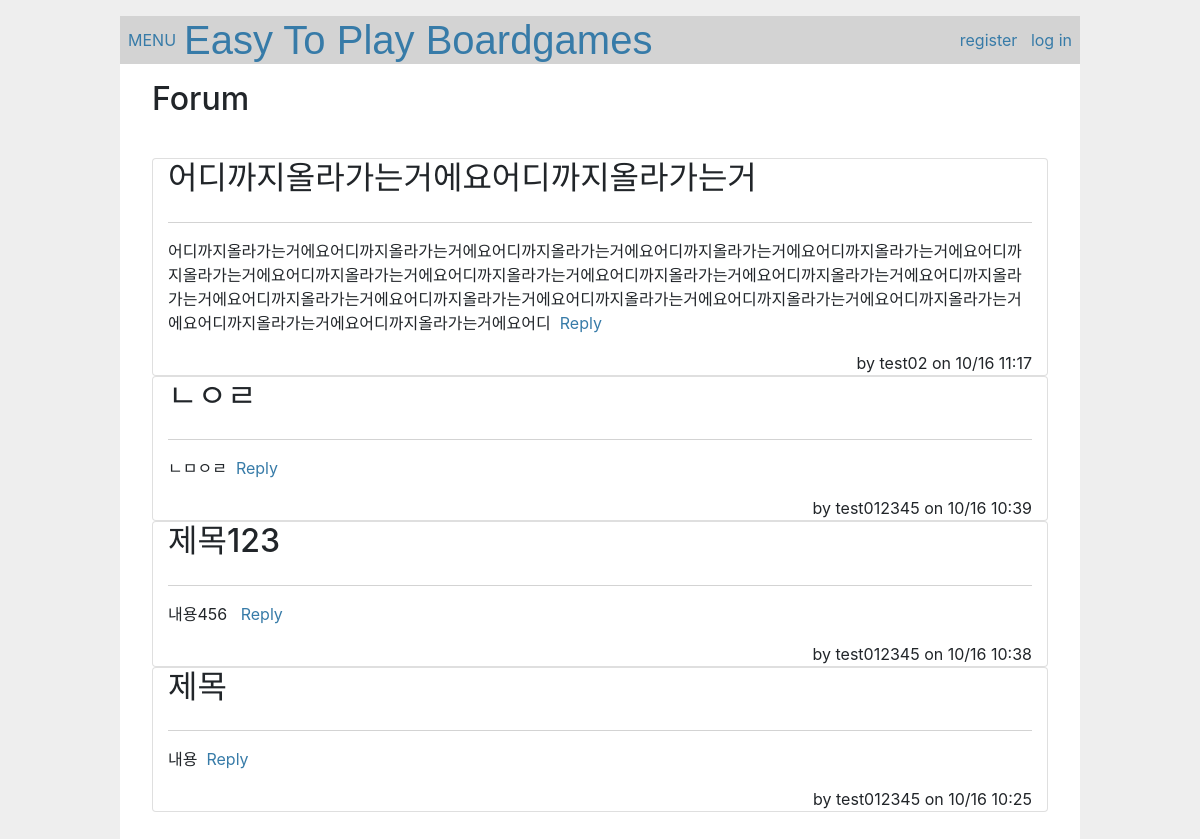
Before: /forum/ with the older database file.
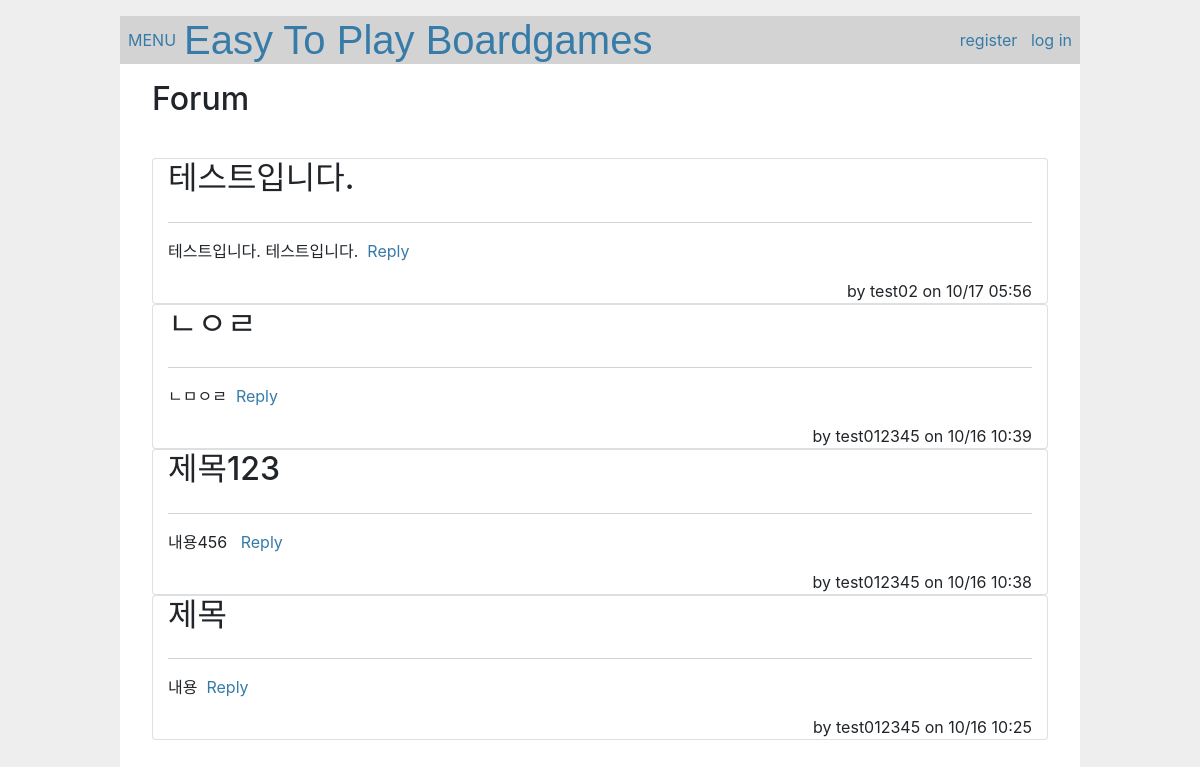
After: the same page with the newer database file.
### src/forum/models.py (models this page shows)
class Post(db.Model):
    __tablename__ = "posts"
    id = db.Column(db.Integer, primary_key=True)
    user_id = db.Column(db.Integer, db.ForeignKey("users.id"))
    title = db.Column(db.Text(20), nullable=False)
    body = db.Column(db.Text(200), nullable=False)
    created_at = db.Column(db.DateTime, default=datetime.now, nullable=False)
    updated_at = db.Column(db.DateTime, default=datetime.now,
                           onupdate=datetime.now, nullable=False)
    user = db.relationship('User', backref=db.backref('posts', lazy=True))

### src/crud/models.py (models this page shows, shortened)
class User(db.Model, UserMixin):
	__tablename__ = "users"
	id = db.Column(db.Integer, primary_key=True)
	username = db.Column(db.String(12), index=True, nullable=False)
	email = db.Column(db.String(100), unique=True, index=True, nullable=False)
	password_hash = db.Column(db.String)
	created_at = db.Column(db.DateTime, default=datetime.now, nullable=False)
	updated_at = db.Column(db.DateTime, default=datetime.now,
                        onupdate=datetime.now, nullable=False)
	@property
	def password(self):
		raise AttributeError("비밀번호 오류")

### src/forum/views.py (the view)
@forum.route("/")
def index():
	posts_query = (
		select(Post)
		.join(User, User.id == Post.user_id)
		.order_by(desc(Post.created_at))
	)
	posts = db.session.execute(posts_query).scalars().all()
	delete_form = DeleteForm()
	create_form = PostForm()
	return render_template("forum/index.html", posts=posts, delete_form=delete_form,
                        create_form=create_form)

### src/forum/templates/forum/index.html (shortened to what this page needs)
{% extends 'home/base.html' %}
{% block content %}
<div class="p-3">
<h2>Forum</h2>
<div class="d-flex flex-row-reverse">
</div>
{% for post in posts %}
<div class="card col-md-12">
		<header class="d-flex justify-content-between">
			<h2>{{ post.title }}</h2>
		</header>
		<hr>
		<div class="d-flex flex-row">
			<p class="body">{{ post.body }}&nbsp;
				{% if current_user.id == post.user.id and current_user.is_authenticated %}
				<a href="{{ url_for('forum.edit_post', post_id=post.id) }}">Edit</a>
				{% else %}
				<a href="{{ url_for('forum.index', post_id=post.id) }}">Reply</a>
				{% endif %}
			</p>
		</div>
		<div class="d-flex flex-row-reverse">
			<div class="about">by {{ post.user.username }} on {{ post.created_at.strftime('%m/%d %H:%M') }}</div>
		</div>
</div>
{% endfor %}
{% endblock %}

### src/home/templates/home/base.html (shortened to what this page needs)
<!DOCTYPE html>
<html lang="ko-kr">
<head>
	<link rel="stylesheet" href="{{ url_for('static', filename='css/bootstrap.min.css') }}">
	<link rel="stylesheet" href="{{ url_for('static', filename='css/style.css') }}">
</head>
<body>
	<div id="main-content">
		<nav>
			<a href="#" id="menu-button">MENU</a>
			<h1><a href="{{ url_for('main') }}">Easy To Play Boardgames</a></h1>
			<div class="navbar-nav">
				<ul>
					<li>
						{% if current_user.is_authenticated %}
						<a href="{{ url_for('crud.own') }}">
							{{ current_user.username }}
						</a>
					</li>
					<li>
						<a href="{{ url_for('auth.logout') }}" class="nav-link">log out</a>
					</li>
				</ul>
				{% else %}
				<ul>
					<li>
						<a class="nav-link" href="{{ url_for('auth.register') }}">register</a>
					</li>&nbsp;&nbsp;&nbsp;
					<li>
						<a class="nav-link" href="{{ url_for('auth.login') }}">log in</a>
					</li>
					{% endif %}
				</ul>
			</div>
		</nav>
		<section class="content">
		{% block content %}{% endblock %}
    </section>
</div>
</body>
</html>

### src/static/css/style.css (style rules this page uses)
body { background-color: #f5f5f5; }
html { font-family: Arial, Helvetica, sans-serif; background: #eee; padding: 1rem; }
body { max-width: 960px; margin: 0 auto; background: white; }
h1 { font-family: Arial, Helvetica, sans-serif; color: #377ba8; margin: 1rem 0; }
a { color: #377ba8; }
hr { border: none; border-top: 1px solid lightgray; }
nav { background: lightgray; display: flex; align-items: center; padding: 0 0.5rem; }
nav h1 { flex: auto; margin: 0; }
nav h1 a { text-decoration: none; padding: 0.25rem 0.5rem; }
nav ul { display: flex; list-style: none; margin: 0; padding: 0; }
nav ul li a, nav ul li span, header .action { display: block; padding: 0.5rem; }
.content { padding: 0 1rem 1rem; }
.content:last-child { margin-bottom: 0; }

Changed rows visible on the page:
removed Post: title "어디까지올라가는거에요어디까지올라가는거", body "어디까지올라가는거에요어디까지올라가는거에요어디까지올라가는거에요어디까지올라가는거에요어디까지올라가는거에요어디까지올라가는거에요어디까지올라가는거에요어디까지올라가는거에요어디까지올라가는거에요어디까지올라가는거에요어디까지올라가는거에요어디까지올라가는거에요어디까지올라가는거에요어디까지올라가는거에요어디까지올라가는거에요어디까지올라가는거에요어디까지올라가는거에요어디까지올라가는거에요어디", user.username "test02", created_at "10/16 11:17"
added Post: title "테스트입니다.", body "테스트입니다. 테스트입니다.", user.username "test02", created_at "10/17 05:56"
